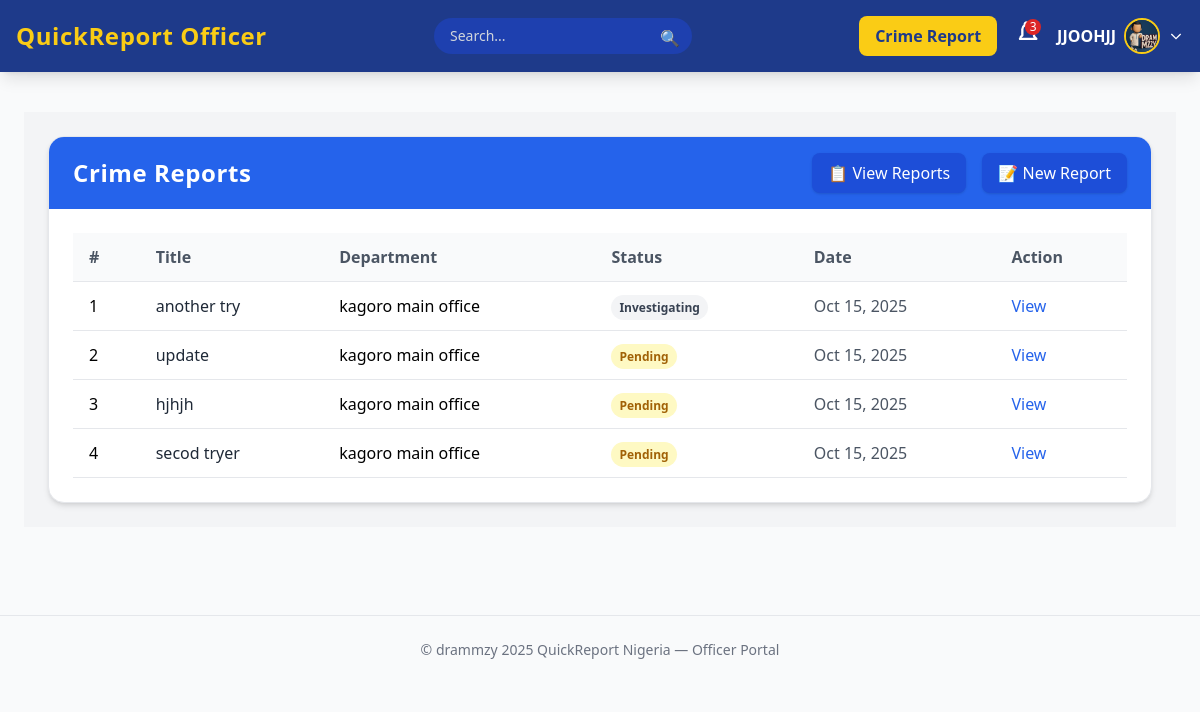
/add-report/ (signed in), run on an earlier commit of the app's database.
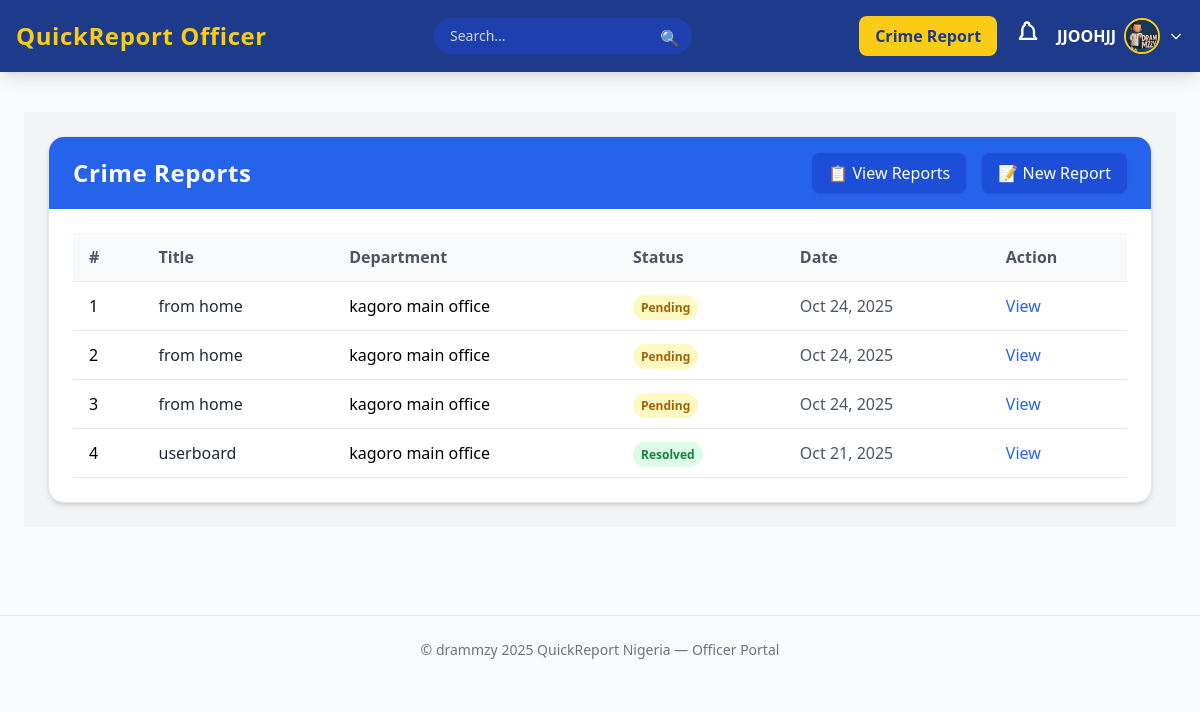
And on a later commit of the database.
### crime_app/models.py (models this page shows, shortened)
class CrimeReport(models.Model):
    STATUS_CHOICES = (
        ('Pending', 'Pending'),
        ('Investigating', 'Investigating'),
        ('Resolved', 'Resolved'),
        ('Dismissed', 'Dismissed')
    )
    PRIORITY_CHOICES = (
        ('Low', 'Low'),
        ('Medium', 'Medium'),
        ('High', 'High'),
        ('Emergency', 'Emergency')
    )
    INCIDENT_TYPES = [
        ('CR-TEMP', 'CR-TEMP'),
        ('ASSAULT', 'Assault'),
        ('BURGLARY', 'Burglary'),
        ('THEFT', 'Theft'),
        ('ROBBERY', 'Robbery'),
        ('VANDALISM', 'Vandalism'),
        ('FRAUD', 'Fraud'),
        ('CYBERCRIME', 'Cyber Crime'),
        ('DRUG_OFFENSE', 'Drug Offense'),
        ('TRAFFIC_ACCIDENT', 'Traffic Accident'),
        ('DOMESTIC_VIOLENCE', 'Domestic Violence'),
        ('HARASSMENT', 'Harassment'),
        ('OTHER', 'Other'),
    ]
    report_id = models.CharField(max_length=12, unique=True, editable=False)
    reporter = models.ForeignKey(User, on_delete=models.SET_NULL, null=True, blank=True, related_name='reports')
    department = models.ForeignKey(Department, on_delete=models.SET_NULL, null=True, blank=True)
    title = models.CharField(max_length=200)
    description = models.TextField()
    location = models.CharField(max_length=255)
    latitude = models.FloatField(null=True, blank=True)
    longitude = models.FloatField(null=True, blank=True)
    incident_type = models.CharField(max_length=50, choices=INCIDENT_TYPES)
    priority = models.CharField(max_length=20, choices=PRIORITY_CHOICES, default='Medium')
    evidence_image = models.ImageField(upload_to='evidence/images/%Y/%m/%d/', null=True, blank=True)
    evidence_video = models.FileField(upload_to='evidence/videos/%Y/%m/%d/', null=True, blank=True)
    evidence_audio = models.FileField(upload_to='evidence/audio/%Y/%m/%d/', null=True, blank=True)
    date_reported = models.DateTimeField(auto_now_add=True)
    date_updated = models.DateTimeField(auto_now=True)
    status = models.CharField(max_length=20, choices=STATUS_CHOICES, default='Pending')
    class Meta:
        ordering = ['-date_reported']
        indexes = [
            models.Index(fields=['status', 'date_reported']),
            models.Index(fields=['reporter', 'date_reported']),
            models.Index(fields=['department', 'date_reported']),
        ]
        verbose_name = "Crime Report"
        verbose_name_plural = "Crime Reports"

class Department(models.Model):
    name = models.CharField(max_length=100, unique=True)
    location = models.CharField(max_length=150)
    contact_number = models.CharField(max_length=20, blank=True, null=True)
    established_date = models.DateField(blank=True, null=True)
    is_active = models.BooleanField(default=True)
    def __str__(self):
        return f"{self.name} ({'Active' if self.is_active else 'Suspended'})"

### crime_app/views.py (the view)
# urls.py: path('add-report/', views.add_report, name='add-report'),
def add_report(request):
    if not hasattr(request.user, 'officer'):
        messages.error(request, "Only officers can access this page.")
        return redirect('my-login')
    if request.method == 'POST':
        form = CrimeReportForm(request.POST, request.FILES)
        if form.is_valid():
            report = form.save(commit=False)
            report.evidence_image = request.FILES.get('photo_file') or request.FILES.get('evidence_image')
            report.evidence_audio = request.FILES.get('audio_file') or request.FILES.get('evidence_audio')
            report.evidence_video = request.FILES.get('video_file') or request.FILES.get('evidence_video')
            if request.user.is_authenticated:
                report.reporter = request.user
            if hasattr(request.user, 'officer'):
                report.department = request.user.officer.department
            report.save()
            if report.department:
                officers = Officer.objects.filter(department=report.department)
                for officer in officers:
                    Notification.objects.create(
                        officer=officer,
                        message=f"🚨 New crime reported in your department: {report.title}"
                    )
            messages.success(request, "Crime report submitted successfully!")
            return redirect('officer-board')
    else:
        form = CrimeReportForm()
    reports = CrimeReport.objects.filter(department=request.user.officer.department).order_by('-date_reported')
    return render(request, 'crime_app/officerPage/add-report.html', {'form': form, 'reports': reports})

### crime_app/context_processors.py (called while the page is built)
def officer_notifications(request):
    if request.user.is_authenticated and hasattr(request.user, 'officer'):
        officer = request.user.officer
        unread_count = officer.notifications.filter(is_read=False).count()
        recent_notifications = officer.notifications.order_by('-created_at')[:5]
    else:
        unread_count = 0
        recent_notifications = []
    return {
        'unread_count': unread_count,
        'recent_notifications': recent_notifications,
    }

### crime_app/templates/crime_app/officerPage/add-report.html (shortened to what this page needs)
{% extends "crime_app/officerPage/main.html" %}
{% load static %}
{% load crispy_forms_tags %}
{% block content %}
<div class="bg-gray-100 p-6">
  <div class="max-w-7xl mx-auto bg-white rounded-2xl shadow-md overflow-hidden border border-gray-200">
    <div class="flex justify-between items-center bg-blue-600 text-white px-6 py-4">
      <h1 class="text-2xl font-bold tracking-wide">Crime Reports</h1>
      <div class="space-x-3">
        <button id="showTableBtn"
          class="bg-blue-700 hover:bg-blue-800 text-white px-4 py-2 rounded-lg shadow transition">
          📋 View Reports
        </button>
        <button id="showFormBtn"
          class="bg-blue-700 text-white hover:bg-blue-800 px-4 py-2 rounded-lg shadow transition">
          📝 New Report
        </button>
      </div>
    </div>
    <div id="reportTableSection" class="p-6 overflow-x-auto">
      <table class="w-full text-left border-collapse">
        <thead class="bg-gray-50 border-b border-gray-200">
          <tr>
            <th class="px-4 py-3 font-semibold text-gray-600">#</th>
            <th class="px-4 py-3 font-semibold text-gray-600">Title</th>
            <th class="px-4 py-3 font-semibold text-gray-600">Department</th>
            <th class="px-4 py-3 font-semibold text-gray-600">Status</th>
            <th class="px-4 py-3 font-semibold text-gray-600">Date</th>
            <th class="px-4 py-3 font-semibold text-gray-600">Action</th>
          </tr>
        </thead>
        <tbody>
          {% for report in reports %}
          <tr class="border-b hover:bg-gray-50">
            <td class="px-4 py-3">{{ forloop.counter }}</td>
            <td class="px-4 py-3 font-medium text-gray-800">{{ report.title }}</td>
            <td class="px-4 py-3">{{ report.department.name }}</td>
            <td class="px-4 py-3">
              <span
                class="px-2 py-1 rounded-full text-xs font-semibold {% if report.status == 'Pending' %}bg-yellow-100 text-yellow-700{% elif report.status == 'Resolved' %}bg-green-100 text-green-700{% else %}bg-gray-100 text-gray-700{% endif %}">
                {{ report.status }}
              </span>
            </td>
            <td class="px-4 py-3 text-gray-600">{{ report.date_reported|date:"M d, Y" }}</td>
            <td class="px-4 py-3">
              <a href="{% url 'report-detail' report.id %}"
                class="text-blue-600 hover:underline font-medium">View</a>
            </td>
          </tr>
          {% empty %}
          <tr>
            <td colspan="6" class="text-center py-6 text-gray-500">No reports available.</td>
          </tr>
          {% endfor %}
        </tbody>
      </table>
    </div>
  </div>
</div>
{% endblock %}

### crime_app/templates/crime_app/officerPage/main.html (shortened to what this page needs)
{% load static %}
<!DOCTYPE html>
<html lang="en">
<head>
  <script src="https://cdn.tailwindcss.com"></script>
</head>
<body class="bg-gray-50 font-sans antialiased">
  <header class="bg-blue-900 text-white shadow-lg fixed top-0 w-full z-50">
    <div class="max-w-7xl mx-auto px-4 py-4 flex justify-between items-center">
      <div class="flex items-center space-x-2">
        <h1 class="text-2xl text-yellow-400 font-bold tracking-wide">
          <a href="{% url 'officer-board' %}">QuickReport Officer</a>
        </h1>
      </div>
      <div class="relative">
        <form method="GET" action="{% url 'search-report' %}" class="relative w-full max-w-md mx-auto">
        <input
            type="text"
            name="q"
            placeholder="Search..."
            value="{{ request.GET.q }}"
            class="bg-blue-800 text-sm px-4 py-2 rounded-full focus:outline-none focus:ring-2 focus:ring-yellow-400 placeholder-gray-300 text-gray-100 w-full pr-10"
        >
        <button type="submit" class="absolute right-0 top-0 mt-2 mr-3 text-gray-400">
            🔍
        </button>
    </form>
      </div>
      <div class="flex items-center space-x-4">
        <a href="{% url 'add-report' %}" class="hidden md:inline-block bg-yellow-400 hover:bg-yellow-500 text-blue-900 px-4 py-2 rounded-lg font-semibold transition">
          Crime Report
        </a>
        <div class="relative">
          <button id="notifyBtn" class="relative focus:outline-none">
            {% if unread_count > 0 %}
              <span id="notificationCount" class="absolute top-0 right-0 bg-red-600 text-xs text-white rounded-full w-4 h-4 flex items-center justify-center">
                {{ unread_count }}
              </span>
            {% endif %}
          </button>
        </div>
        <div class="relative">
          <button id="profileBtn" class="flex items-center space-x-2 focus:outline-none">
            <span class="hidden md:inline font-semibold">{{ user.last_name|upper }}</span>
            {% if user.officer.profile_picture %}
              <img src="{{ user.officer.profile_picture.url }}" alt="Officer Photo"
                class="w-9 h-9 rounded-full border-2 border-yellow-400 object-cover">
            {% else %}
              <img src="{% static 'images/avatar.png' %}" alt="Officer" class="w-9 h-9 rounded-full border-2 border-yellow-400">
            {% endif %}
            <svg class="w-4 h-4" fill="none" stroke="currentColor" stroke-width="2" viewBox="0 0 24 24">
              <path d="M19 9l-7 7-7-7"></path>
            </svg>
          </button>
        </div>
      </div>
    </div>
  </header>
  <main class="max-w-7xl mx-auto px-6 pt-28 pb-10">
    {% block content %}
    {% endblock %}
  </main>
  <footer class="text-center text-sm text-gray-500 py-6 border-t mt-12">
    &copy;  drammzy 2025 QuickReport Nigeria — Officer Portal
  </footer>
</body>
</html>

What changed in the data, as far as the page shows it:
removed CrimeReport: title "another try", department.name "kagoro main office", status "Investigating", date_reported "Oct 15, 2025"
removed CrimeReport: title "update", department.name "kagoro main office", status "Pending", date_reported "Oct 15, 2025"
removed CrimeReport: title "hjhjh", department.name "kagoro main office", status "Pending", date_reported "Oct 15, 2025"
removed CrimeReport: title "secod tryer", department.name "kagoro main office", status "Pending", date_reported "Oct 15, 2025"
added CrimeReport: title "from home", department.name "kagoro main office", status "Pending", date_reported "Oct 24, 2025"
added CrimeReport: title "from home", department.name "kagoro main office", status "Pending", date_reported "Oct 24, 2025"
added CrimeReport: title "from home", department.name "kagoro main office", status "Pending", date_reported "Oct 24, 2025"
added CrimeReport: title "userboard", department.name "kagoro main office", status "Resolved", date_reported "Oct 21, 2025"
Also different on the page:
{{ unread_count }}: "3" → (not shown)
